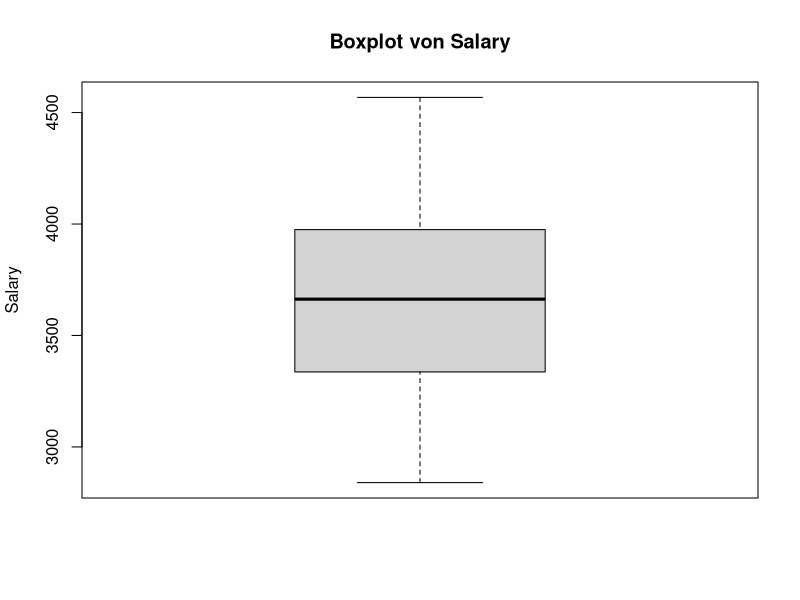
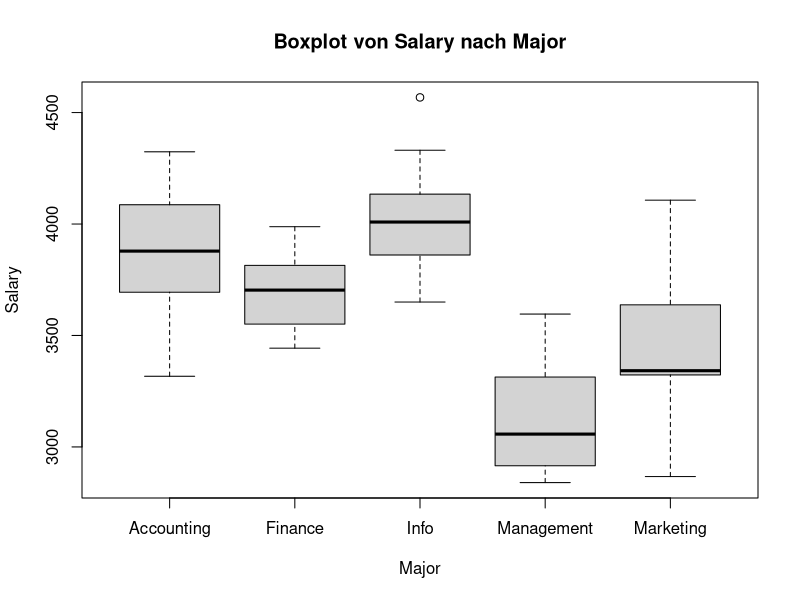
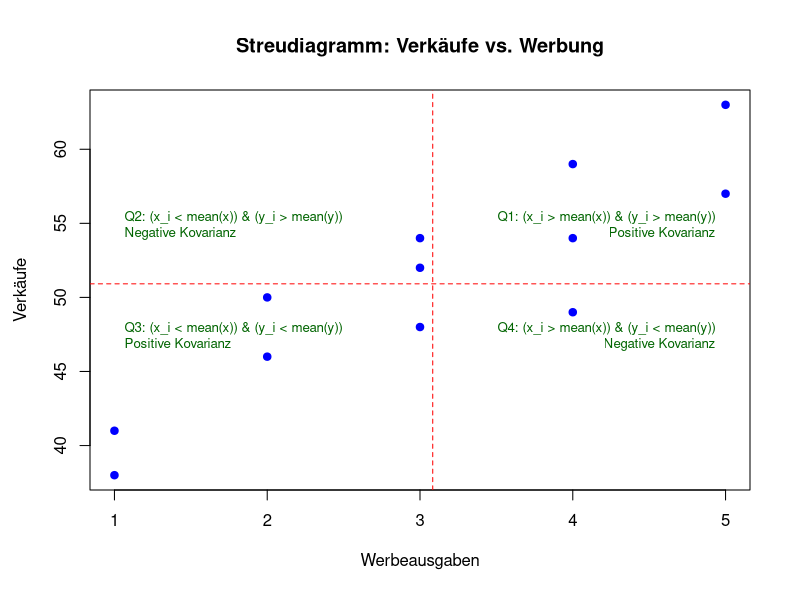

R code for these plots, in order:
# R-Code Beispiele aus WDDA Lecture 03
# Deskriptive Statistik – Numerische Masse
# Dieses Skript zeigt Beispiele für Lage-, Streuungs- und Zusammenhangsmaße.
# Hinweis: Die folgenden Beispiele gehen davon aus, dass die entsprechenden Variablen
# (z. B. Salary, Brand, Major, sales, adverts) bereits im Workspace vorhanden sind.


#----------------------------------------------------------------
# 0. Vorbereitung
# Laden von Paketen und Beispiel-Daten
#----------------------------------------------------------------

# Pakete laden
library(readxl)

# Daten importieren
Graduates <- read_excel("data/WDDA_03.xlsx", sheet = "Graduates")
Brand <- read_excel("data/WDDA_03.xlsx", sheet = "Auto")
Advertising <- read_excel("data/WDDA_03.xlsx", sheet = "Advertising")












# ---------------------------------------------------------------
# 1. Arithmetischer Mittelwert
# Der arithmetische Mittelwert (Mittelwert) ist die Summe aller Datenwerte geteilt durch die Anzahl der Beobachtungen.
# Für Stichproben: mean = sum(Salary)/length(Salary)
# Für Populationen gibt es einen ähnlichen Ansatz.
# ---------------------------------------------------------------

# Salary Variable aus dem Graduates Dataframe extrahieren
Salary <- Graduates$Salary

# Beispiel: Berechnung des Mittelwerts für die Variable Salary
sum_Salary <- Salary |> sum()
n_Salary <- Salary |> length()
mittelwert_manual <- sum_Salary / n_Salary  # Manuelle Berechnung
mittelwert_builtin <- Salary |> mean()      # Eingebaute Funktion












# ---------------------------------------------------------------
# 2. Median
# Der Median teilt die geordneten Daten in zwei Hälften.
# Bei ungerader Anzahl ist der Median der mittlere Wert,
# bei gerader Anzahl das arithmetische Mittel der beiden mittleren Werte.
# ---------------------------------------------------------------

# Beispiel: Berechnung des Medians
median_salary <- Salary |> median()






# ---------------------------------------------------------------
# 3. Modus
# Der Modus ist der am häufigsten vorkommende Wert.
# Für nominale Daten (z.B. Automarken) kann man die Funktion table() verwenden.
# Hinweis: R bietet keine eingebaute Funktion für den Modus.
# ---------------------------------------------------------------

# Beispiel: Modus für die Variable Brand
brand_table <- Brand |> table()
# Den häufigsten Wert (Modus) ermitteln:
modus_brand <- brand_table |> 
  which.max() |> 
  names()







# ---------------------------------------------------------------
# 4. Gewichteter Mittelwert
# Beim gewichteten Mittelwert wird jedem Datenwert ein Gewicht zugeordnet.
# ---------------------------------------------------------------

# Beispiel: Berechnung des gewichteten Mittelwerts
xvar <- c(3, 3.4, 2.8, 2.9, 3.25)
weight <- c(1200, 500, 2750, 1000, 800)
gewichteter_mittelwert <- sum(xvar * weight) / sum(weight)
print(gewichteter_mittelwert)








# ---------------------------------------------------------------
# 5. Spannweite
# Die Spannweite ist die Differenz zwischen dem größten und dem kleinsten Wert.
# ---------------------------------------------------------------

max_salary <- Salary |> max()
min_salary <- Salary |> min()
spannweite <- max_salary - min_salary









# ---------------------------------------------------------------
# 6. Quartile und Interquartilsabstand (IQR)
# Quartile teilen den geordneten Datensatz in vier gleiche Teile.
# IQR = Q3 - Q1 gibt den Bereich der mittleren 50% der Daten an.
# ---------------------------------------------------------------

Q1 <- Salary |> quantile(0.25)
Q3 <- Salary |> quantile(0.75)
IQR_salary <- Q3 - Q1











# ---------------------------------------------------------------
# 7. Perzentile
# Das n-te Perzentil trennt die unteren n% der Daten von den oberen (100 - n)%.
# Beispiel: Das 95. Perzentil.
# ---------------------------------------------------------------

perzentil95 <- Salary |> quantile(0.95)











# ---------------------------------------------------------------
# 8. Boxplots
# Boxplots visualisieren die Verteilung der Daten über ihre Quartile.
# Sie können auch zum Vergleich zwischen Gruppen verwendet werden.
# ---------------------------------------------------------------

# Boxplot der Variable Salary
boxplot(Salary, main = "Boxplot von Salary", ylab = "Salary")

# Boxplot von Salary gruppiert nach Major (z. B. Studienfach)
boxplot(Salary ~ Major,
        data = Graduates,
        main = "Boxplot von Salary nach Major",
        xlab = "Major", ylab = "Salary")









# ---------------------------------------------------------------
# 9. Varianz
# Die Varianz misst die durchschnittliche quadrierte Abweichung vom Mittelwert.
# Für Stichproben wird durch (n-1) geteilt.
# ---------------------------------------------------------------

# Manuelle Berechnung der Stichprobenvarianz:
var_manual <- Salary |> 
  (\(x) sum((x - mean(x))^2))() / (length(Salary) - 1)
var_builtin <- Salary |> var()

# Schritt weiter: Quadratwurzel
sqrt(var_builtin)





# ---------------------------------------------------------------
# 10. Standardabweichung
# Die Standardabweichung ist die Quadratwurzel der Varianz und gibt die durchschnittliche
# Abweichung in den Originaleinheiten an.
# ---------------------------------------------------------------

sd_manual <- Salary |> var() |> sqrt()
sd_builtin <- Salary |> sd()








# ---------------------------------------------------------------
# 11. Empirische Regel (68-95-99,7-Regel)
# Beispiel: Berechnung des Intervalls [mean - sd, mean + sd]
# ---------------------------------------------------------------

untere_grenze <- Salary |> mean() - (Salary |> sd())
obere_grenze <- Salary |> mean() + (Salary |> sd())










# ---------------------------------------------------------------
# 12. Standardisierung (z-Werte)
# Standardisierte Werte geben an, wie viele Standardabweichungen ein Datenpunkt vom Mittelwert entfernt ist.
# ---------------------------------------------------------------

Salary_z <- (Salary - (Salary |> mean())) / (Salary |> sd())






# ---------------------------------------------------------------
# 13. Schiefe
# Die Schiefe misst die Asymmetrie der Verteilung.
# Für eine Stichprobe kann sie wie folgt manuell berechnet werden:
# ---------------------------------------------------------------


n <- Salary_z |> length()
schiefe <- n / ((n - 1) * (n - 2)) * (Salary_z^3 |> sum())
# Alternativ kann auch das Paket e1071 verwendet werden:
# library(e1071)
# print(skewness(Salary))











# ---------------------------------------------------------------
# 14. Kovarianz
# Die Kovarianz misst den linearen Zusammenhang zwischen zwei Variablen.
# ---------------------------------------------------------------

# Extrahieren der Variablen sales und adverts aus dem Datensatz Advertising
sales <- Advertising$sales
adverts <- Advertising$adverts

# Beispiel: Kovarianz zwischen sales und adverts (Datensatz Advertising)
n_sales <- sales |> length()
cov_manual <- 1 / (n_sales - 1) * sum((sales - (sales |> mean())) * 
                                     (adverts - (adverts |> mean())))
cov_builtin <- cov(sales, adverts)

# Visualisierung der Kovarianz
par(mar = c(5, 4, 4, 2) + 0.5)  # Erhöht die Ränder des Plots
plot(adverts, sales, 
     main = "Streudiagramm: Verkäufe vs. Werbung",
     xlab = "Werbeausgaben", 
     ylab = "Verkäufe",
     pch = 19, 
     col = "blue")

# Berechnung und Zeichnen der Mittelwertlinien
mean_sales <- mean(sales)
mean_adverts <- mean(adverts)
abline(h = mean_sales, col = "red", lty = 2)
abline(v = mean_adverts, col = "red", lty = 2)

# Einteilung des Plots in Quadranten 
text(min(adverts), mean_sales + 0.15*(max(sales)-min(sales)), 
     "Q2: (x_i < mean(x)) & (y_i > mean(y))\nNegative Kovarianz", 
     pos = 4, col = "darkgreen", cex = 0.8)
text(max(adverts), mean_sales + 0.15*(max(sales)-min(sales)), 
     "Q1: (x_i > mean(x)) & (y_i > mean(y))\nPositive Kovarianz", 
     pos = 2, col = "darkgreen", cex = 0.8)
text(min(adverts), mean_sales - 0.15*(max(sales)-min(sales)), 
     "Q3: (x_i < mean(x)) & (y_i < mean(y))\nPositive Kovarianz", 
     pos = 4, col = "darkgreen", cex = 0.8)
text(max(adverts), mean_sales - 0.15*(max(sales)-min(sales)), 
     "Q4: (x_i > mean(x)) & (y_i < mean(y))\nNegative Kovarianz", 
     pos = 2, col = "darkgreen", cex = 0.8)

# Zurücksetzen der Plotparameter
par(mar = c(5, 4, 4, 2))  # Standardwerte wiederherstellen















# ---------------------------------------------------------------
# 15. Korrelationskoeffizient
# Der Korrelationskoeffizient (r) normiert die Kovarianz und liegt zwischen -1 und +1.
# ---------------------------------------------------------------

corr_manual <- cov(sales, adverts) / ((sd(sales)) * (sd(adverts )))
corr_builtin <- cor(sales, adverts)

# Hinweis: Der Korrelationskoeffizient hat keine Einheit.
